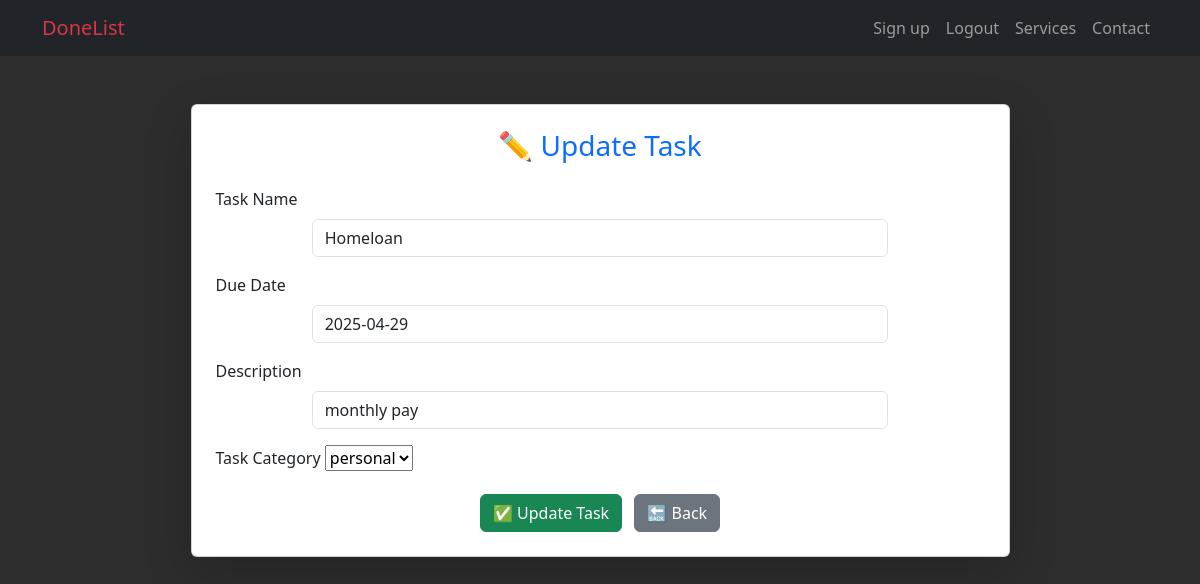
Screenshot of /task/update/6 (signed in) with the database file from the repository.
### my_app/models.py (models this page shows, shortened)
class TaskModel(models.Model):
    taskname = models.CharField(max_length=100)
    created_date = models.DateField(auto_now_add=True)
    due_date = models.DateField()
    description = models.TextField(null=True,blank=True)
    category = [
        ('work','work'),
        ('personal','personal'),
        ('urgent','urgent')
    ]
    task_category = models.CharField(max_length=100,choices=category)
    completed_status = models.BooleanField(default=False)
    user_id = models.ForeignKey(User,on_delete=models.CASCADE)

### my_app/views.py (the view, shortened to what this page needs)
# urls.py: path('task/update/<int:pk>',Taskupdateview.as_view(),name="update"),
@method_decorator(decorator=is_user,name="dispatch")
class Taskupdateview(View):
    def get(self,request,**kwargs):
        id = kwargs.get('pk')
        item = TaskModel.objects.get(id=id)
        form = Taskform(instance = item)
        return render(request,"update.html",{"form":form})

### my_app/forms.py
class Taskform(forms.ModelForm):
    class Meta:
        model = TaskModel
        fields = ['taskname', 'due_date', 'description', 'task_category']
        widgets = {
            "taskname":forms.TextInput(attrs={"class":"form-control w-75 mx-auto","placeholder":"enter ur taskname"}),
            "due_date":forms.DateInput(attrs={"class":"form-control w-75 mx-auto ","placeholder":"enter ur duedate"}),
            "description":forms.TextInput(attrs={"class":"form-control w-75 mx-auto","placeholder":"enter ur description"})
        }

### my_app/views.py (called while the page is built)
def is_user(fn):  # def get(request, **kwargs)
    def wrapper(request,**kwargs):
        id = kwargs.get("pk")  #{"pk": 2}
        item = TaskModel.objects.get(id = id) #taskmodel obj1
        if item.user_id == request.user:
            return fn(request,**kwargs)
        return redirect("login")
    return wrapper

### my_app/templates/update.html (shortened to what this page needs)
{% extends 'base.html' %}
{% block content %}
<div class="container mt-5">
    <div class="card shadow-lg p-4 rounded w-75 mx-auto">
        <h3 class="text-center text-primary mb-4">✏️ Update Task</h3>
        <form method="post">
            <div class="mb-3">
                <label class="form-label">Task Name</label>
                {{ form.taskname }}
            </div>
            <div class="mb-3">
                <label class="form-label">Due Date</label>
                {{ form.due_date }}
            </div>
            <div class="mb-3">
                <label class="form-label">Description</label>
                {{ form.description }}
            </div>
            <div class="mb-3">
                <label class="form-label">Task Category</label>
                {{ form.task_category }}
            </div>
            <div class="text-center">
                <button type="submit" class="btn btn-success">✅ Update Task</button>
                <a href="{% url 'task_list' %}" class="btn btn-secondary ms-2">🔙 Back</a>
            </div>
        </form>
    </div>
</div>
{% endblock %}

### my_app/templates/base.html (style rules this page uses)
body { background-color: #2d2d2d; background-image: url('https://www.transparenttextures.com/patterns/black-linen.png'); color: white; }

### rows the page displays
TaskModel: taskname "Homeloan", due_date "2025-04-29", description "monthly pay", task_category "personal"
